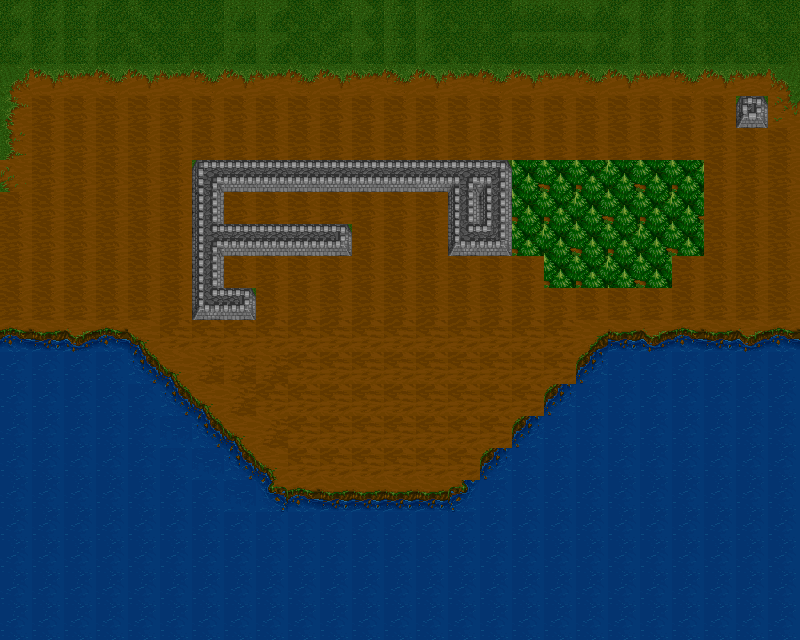

A level layout from a 2D game, rendered from its tile map. Below: a short description, then the map file with its tile-grid data intact:
An orthogonal 25x20 tile map with 32x32 px tiles, 1 tile layer (Camada de Blocos 1).

<map version="1.10" tiledversion="1.11.2" orientation="orthogonal" renderorder="right-down" width="25" height="20" tilewidth="32" tileheight="32" infinite="0" nextlayerid="2" nextobjectid="1">
 <tileset firstgid="1" source="war2_summer.tsx" />
 <layer id="1" name="Camada de Blocos 1" width="25" height="20">
  <data encoding="csv">
248,249,250,251,252,253,254,255,256,257,258,259,260,261,262,263,264,265,266,248,249,250,251,252,253,
248,249,250,251,252,253,254,255,256,257,258,259,260,261,262,263,264,265,266,248,249,250,251,252,253,
287,294,295,296,294,295,296,294,295,296,294,295,296,294,295,296,294,295,296,294,295,296,294,295,279,
292,191,191,191,191,191,191,191,191,191,191,191,191,191,191,191,191,191,191,191,191,191,191,17,298,
291,191,191,191,191,191,191,191,191,191,191,191,191,191,191,191,191,191,191,191,191,191,191,191,191,
293,191,191,191,191,191,20,28,28,28,28,28,28,29,30,27,112,113,114,112,113,114,191,191,191,
191,191,191,191,191,191,23,191,191,191,191,191,191,191,22,22,113,114,112,113,114,112,191,191,191,
191,191,191,191,191,191,25,28,28,28,26,191,191,191,24,31,114,112,113,114,112,113,191,191,191,
191,191,191,191,191,191,23,191,191,191,191,191,191,191,191,191,191,113,114,112,113,191,191,191,191,
191,191,191,191,191,191,24,26,191,191,191,191,191,191,191,191,191,191,191,191,191,191,191,191,191,
230,231,232,230,214,181,181,181,181,181,181,181,181,181,181,181,181,181,222,231,232,230,231,232,230,
311,311,311,311,233,214,195,195,195,181,181,181,181,181,181,181,181,181,236,311,311,311,311,311,311,
311,311,311,311,311,233,214,195,181,181,181,181,181,181,181,181,181,236,311,311,311,311,311,311,311,
311,311,311,311,311,305,233,214,195,181,181,181,181,181,181,181,236,311,311,311,311,311,311,311,311,
311,311,311,311,311,311,305,233,214,181,181,181,181,181,181,236,311,311,311,311,311,311,311,311,311,
311,311,311,311,311,311,311,305,234,230,231,231,231,231,235,311,311,311,311,311,311,311,311,311,311,
311,311,311,311,311,311,311,311,311,311,311,311,311,311,311,311,311,311,311,311,311,311,311,311,311,
311,311,311,311,311,311,311,311,311,311,311,311,311,311,311,311,311,311,311,311,311,311,311,311,311,
311,311,311,311,311,311,311,311,311,311,311,311,311,311,311,311,311,311,311,311,311,311,311,311,311,
311,311,311,311,311,311,311,311,311,311,311,311,311,311,311,311,311,311,311,311,311,311,311,311,311
</data>
 </layer>
</map>
